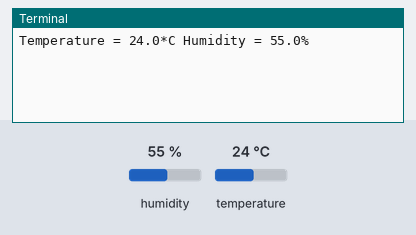
Bench run of a program on a simulated Raspberry Pi (BCM pin numbers). On the bench: the last lines printed to the terminal. The test bench sets the inputs (shaded band); at power-on: humidity 55 %, temperature 24 °C. No MQTT or app messages arrive unless stated.

Above: at 1.2 s.
1.3 s: humidity set to 22 %
At 3.2 s:
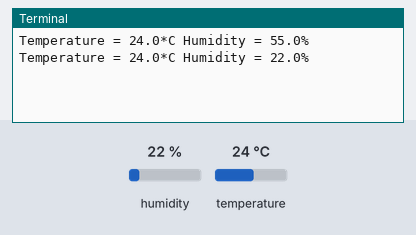
4.0 s: temperature set to 12 °C
At 5.6 s:
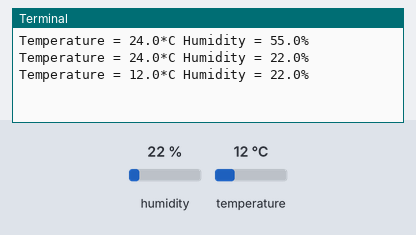
6.7 s: humidity set to 40 %
At 8.0 s:
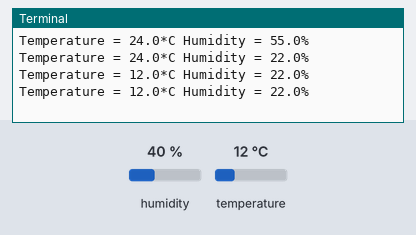
Timing chart, 0 to 9.7 s (numbered marks = the images above; inputs shaded):
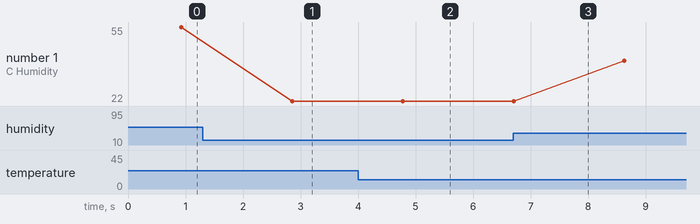

The program:

demo.py
```python
import json
import os
import time

import Adafruit_DHT
from dotenv import load_dotenv
from paho.mqtt import publish

load_dotenv()
host = os.getenv('HOST')
port = os.getenv('MQTT_BROKER_PORT')


dataset = {
    "name": "RPI-Test-Device",
    "cmd": "",
    "data": ""
}

def get_DHT():
    pin = 4
    sensor = Adafruit_DHT.DHT11
    h, t = Adafruit_DHT.read_retry(sensor, pin)
    if h is not None and t is not None :
        dataset["cmd"] = "temperature"
        dataset["data"] = 0
        dataset["temperature"] = t
        publish.single("DataTopic", json.dumps(dataset),hostname=host, port=port)
        dataset["cmd"] = "humidity"
        dataset["data"] = 0
        dataset["humidity"] = h
        publish.single("DataTopic", json.dumps(dataset),hostname=host, port=port)
        print("Temperature = {0:0.1f}*C Humidity = {1:0.1f}%".format(t, h))
    else :
        print('Read error')

try:
    while True :
        get_DHT()
        time.sleep(1)
except KeyboardInterrupt:
    print("Terminated by Keyboard")

finally:
    print("End of Program")
```

Measured:
- after the input at 1.3 s, the terminal: prints a new line after 1.6 s (image 1)
- after the input at 4.0 s, the terminal: prints a new line after 0.78 s (image 2)
- plotted number 1: 55 → 22 after the input at 1.3 s, 22 → 40 after the input at 6.7 s
